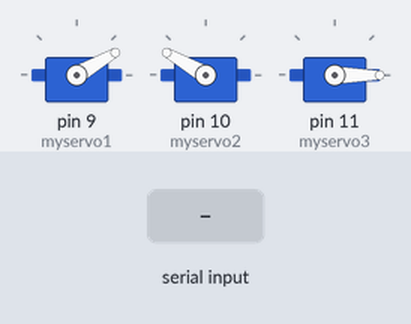
The sketch below on a simulated Arduino Uno, built with avr-gcc and run on an emulated ATmega328P. Shown: 3 × servo. The inputs (shaded band) are chosen by the test bench.

Above: at 1.2 s.
1.3 s: "1" received over the second serial link
At 1.7 s:
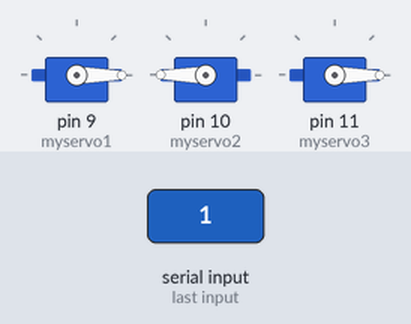
4.3 s: "2" received over the second serial link
At 7.2 s:
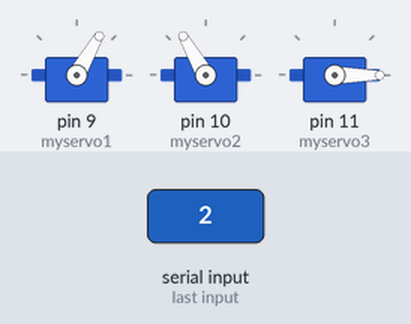
Timing chart, 0 to 11.8 s (numbered marks = the images above; inputs shaded):
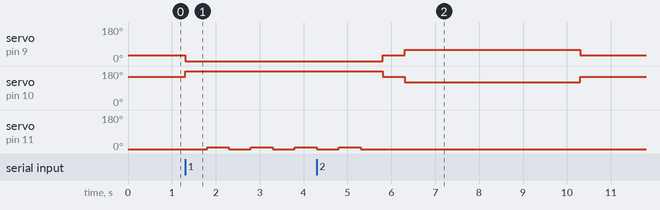

The sketch:

Actionbot_Lee.ino
```cpp
#include <SoftwareSerial.h>
#include <Servo.h>

Servo myservo1;
Servo myservo2;
Servo myservo3;

SoftwareSerial voiceSerial(8, 7);


void setup()
{
  voiceSerial.begin(9600);
  voiceSerial.listen();
  myservo1.attach(9);
  myservo2.attach(10);
  myservo3.attach(11);
  myservo1.write(30);
  myservo2.write(150);
  myservo3.write(0);
}


char id, accuracy;

void loop()
{
  if (voiceSerial.available()) {
    id       = voiceSerial.read();
    accuracy = voiceSerial.read();
    switch (id) {
      case '0': // 바보야
        myservo1.attach(9);
        myservo2.attach(10);
        myservo3.attach(11);
        myservo1.write(0);
        myservo2.write(180);
        myservo3.write(0);
        delay(500);
        myservo1.detach();
        myservo2.detach();
        myservo3.detach();
        delay(3000);
        myservo1.attach(9);
        myservo2.attach(10);
        myservo3.attach(11);
        myservo1.write(30);
        myservo2.write(150);
        myservo3.write(0);
        delay(500);
        myservo1.detach();
        myservo2.detach();
        myservo3.detach();
        break;
      case '1': // 멍청아
        myservo1.attach(9);
        myservo2.attach(10);
        myservo3.attach(11);
        myservo1.write(0);
        myservo2.write(180);
        myservo3.write(0);
        delay(500);
        myservo1.detach();
        myservo2.detach();
        for (int i = 0; i < 4; i++) {
          myservo3.write(10);
          delay(500);
          myservo3.write(0);
          delay(500);
        }
        myservo1.attach(9);
        myservo2.attach(10);
        myservo3.attach(11);
        myservo1.write(30);
        myservo2.write(150);
        myservo3.write(0);
        delay(500);
        myservo1.detach();
        myservo2.detach();
        myservo3.detach();
        break;
      case '2': // 못생겼어
        myservo1.attach(9);
        myservo2.attach(10);
        myservo3.attach(11);
        myservo1.write(60);
        myservo2.write(120);
        myservo3.write(0);
        delay(1000);
        myservo1.detach();
        myservo2.detach();
        myservo3.detach();
        delay(3000);
        myservo1.attach(9);
        myservo2.attach(10);
        myservo3.attach(11);
        myservo1.write(30);
        myservo2.write(150);
        myservo3.write(0);
        delay(1000);
        myservo1.detach();
        myservo2.detach();
        myservo3.detach();
        break;
      case '3': //돼지야
        myservo1.attach(9);
        myservo2.attach(10);
        myservo3.attach(11);
        myservo1.write(60);
        myservo2.write(120);
        myservo3.write(0);
        delay(500);
        myservo1.detach();
        myservo2.detach();
        for (int i = 0; i < 4; i++) {
          myservo3.write(10);
          delay(500);
          myservo3.write(0);
          delay(500);
        }
        myservo1.attach(9);
        myservo2.attach(10);
        myservo3.attach(11);
        myservo1.write(30);
        myservo2.write(150);
        myservo3.write(0);
        delay(500);
        myservo1.detach();
        myservo2.detach();
        myservo3.detach();
        break;
      case '4': // 야근하자
        myservo1.attach(9);
        myservo2.attach(10);
        myservo3.attach(11);
        myservo1.write(70);
        myservo2.write(150);
        myservo3.write(20);
        delay(1000);
        myservo1.detach();
        myservo2.detach();
        myservo3.detach();
        delay(3000);
        myservo1.attach(9);
        myservo2.attach(10);
        myservo3.attach(11);
        myservo1.write(30);
        myservo2.write(150);
        myservo3.write(0);
        delay(1000);
        myservo1.detach();
        myservo2.detach();
        myservo3.detach();
        break;
    }
  }
}
```

Measured:
- after the input at 1.3 s, servo on pin 9 (myservo1): 30° → 0° at once; servo on pin 10 (myservo2): 150° → 180° at once; servo on pin 11 (myservo3): alternates 10° for 0.50 s and 0° for 0.50 s, starting after 0.50 s
